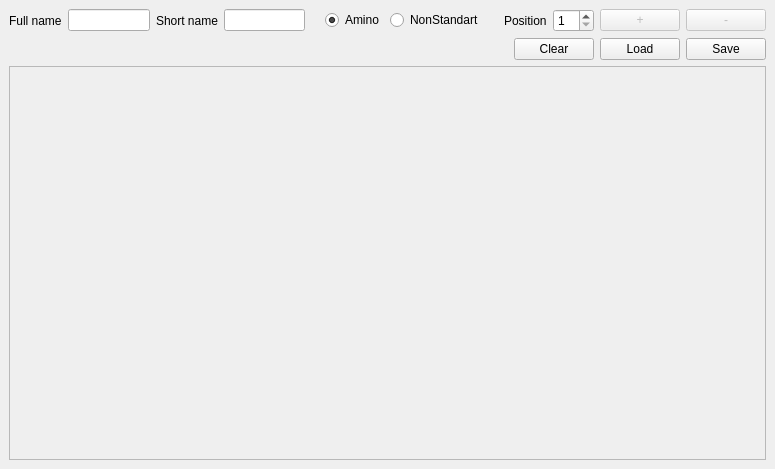
<?xml version="1.0" encoding="UTF-8"?>
<ui version="4.0">
 <class>MainWindow</class>
 <widget class="QMainWindow" name="MainWindow">
  <property name="geometry">
   <rect>
    <x>0</x>
    <y>0</y>
    <width>775</width>
    <height>469</height>
   </rect>
  </property>
  <property name="windowTitle">
   <string>MainWindow</string>
  </property>
  <widget class="QWidget" name="centralwidget">
   <layout class="QGridLayout" name="gridLayout">
    <item row="0" column="0">
     <layout class="QVBoxLayout" name="verticalLayout" stretch="0">
      <property name="sizeConstraint">
       <enum>QLayout::SetFixedSize</enum>
      </property>
      <item>
       <layout class="QHBoxLayout" name="horizontalLayout_2">
        <property name="sizeConstraint">
         <enum>QLayout::SetMaximumSize</enum>
        </property>
        <item>
         <widget class="QLabel" name="label">
          <property name="text">
           <string>Full name</string>
          </property>
         </widget>
        </item>
        <item>
         <widget class="QLineEdit" name="lineEdit"/>
        </item>
        <item>
         <widget class="QLabel" name="label_2">
          <property name="text">
           <string>Short name</string>
          </property>
         </widget>
        </item>
        <item>
         <widget class="QLineEdit" name="lineEdit_2">
          <property name="maxLength">
           <number>1</number>
          </property>
         </widget>
        </item>
        <item>
         <spacer name="horizontalSpacer_2">
          <property name="orientation">
           <enum>Qt::Horizontal</enum>
          </property>
          <property name="sizeHint" stdset="0">
           <size>
            <width>40</width>
            <height>20</height>
           </size>
          </property>
         </spacer>
        </item>
        <item>
         <widget class="QRadioButton" name="radioButton">
          <property name="text">
           <string>Amino</string>
          </property>
          <property name="checked">
           <bool>true</bool>
          </property>
         </widget>
        </item>
        <item>
         <widget class="QRadioButton" name="radioButton_2">
          <property name="text">
           <string>NonStandart</string>
          </property>
         </widget>
        </item>
        <item>
         <spacer name="horizontalSpacer">
          <property name="orientation">
           <enum>Qt::Horizontal</enum>
          </property>
          <property name="sizeHint" stdset="0">
           <size>
            <width>40</width>
            <height>20</height>
           </size>
          </property>
         </spacer>
        </item>
        <item>
         <widget class="QLabel" name="label_3">
          <property name="text">
           <string>Position</string>
          </property>
         </widget>
        </item>
        <item>
         <widget class="QSpinBox" name="spinBox">
          <property name="minimum">
           <number>1</number>
          </property>
         </widget>
        </item>
        <item>
         <widget class="QPushButton" name="pushButton">
          <property name="enabled">
           <bool>false</bool>
          </property>
          <property name="sizePolicy">
           <sizepolicy hsizetype="Minimum" vsizetype="Fixed">
            <horstretch>0</horstretch>
            <verstretch>0</verstretch>
           </sizepolicy>
          </property>
          <property name="text">
           <string>+</string>
          </property>
         </widget>
        </item>
        <item>
         <widget class="QPushButton" name="pushButton_2">
          <property name="enabled">
           <bool>false</bool>
          </property>
          <property name="text">
           <string>-</string>
          </property>
         </widget>
        </item>
       </layout>
      </item>
     </layout>
    </item>
    <item row="5" column="0">
     <widget class="QScrollArea" name="scrollArea">
      <property name="sizeAdjustPolicy">
       <enum>QAbstractScrollArea::AdjustToContents</enum>
      </property>
      <property name="widgetResizable">
       <bool>true</bool>
      </property>
      <widget class="QWidget" name="scrollAreaWidgetContents">
       <property name="geometry">
        <rect>
         <x>0</x>
         <y>0</y>
         <width>755</width>
         <height>340</height>
        </rect>
       </property>
       <layout class="QVBoxLayout" name="verticalLayout_5">
        <property name="leftMargin">
         <number>0</number>
        </property>
        <property name="topMargin">
         <number>0</number>
        </property>
        <property name="rightMargin">
         <number>0</number>
        </property>
        <property name="bottomMargin">
         <number>0</number>
        </property>
        <item>
         <layout class="QVBoxLayout" name="verticalLayout_3">
          <property name="sizeConstraint">
           <enum>QLayout::SetMinimumSize</enum>
          </property>
          <property name="leftMargin">
           <number>9</number>
          </property>
          <property name="topMargin">
           <number>9</number>
          </property>
          <property name="rightMargin">
           <number>9</number>
          </property>
          <item>
           <spacer name="verticalSpacer">
            <property name="orientation">
             <enum>Qt::Vertical</enum>
            </property>
            <property name="sizeHint" stdset="0">
             <size>
              <width>20</width>
              <height>40</height>
             </size>
            </property>
           </spacer>
          </item>
         </layout>
        </item>
       </layout>
      </widget>
     </widget>
    </item>
    <item row="1" column="0">
     <layout class="QHBoxLayout" name="horizontalLayout">
      <property name="leftMargin">
       <number>0</number>
      </property>
      <property name="topMargin">
       <number>0</number>
      </property>
      <item>
       <spacer name="horizontalSpacer_3">
        <property name="orientation">
         <enum>Qt::Horizontal</enum>
        </property>
        <property name="sizeHint" stdset="0">
         <size>
          <width>40</width>
          <height>20</height>
         </size>
        </property>
       </spacer>
      </item>
      <item>
       <widget class="QPushButton" name="pushButton_5">
        <property name="text">
         <string>Clear</string>
        </property>
       </widget>
      </item>
      <item>
       <widget class="QPushButton" name="pushButton_4">
        <property name="text">
         <string>Load</string>
        </property>
       </widget>
      </item>
      <item>
       <widget class="QPushButton" name="pushButton_3">
        <property name="text">
         <string>Save</string>
        </property>
       </widget>
      </item>
     </layout>
    </item>
   </layout>
  </widget>
  <widget class="QMenuBar" name="menubar">
   <property name="geometry">
    <rect>
     <x>0</x>
     <y>0</y>
     <width>775</width>
     <height>29</height>
    </rect>
   </property>
  </widget>
 </widget>
 <resources/>
 <connections/>
</ui>
